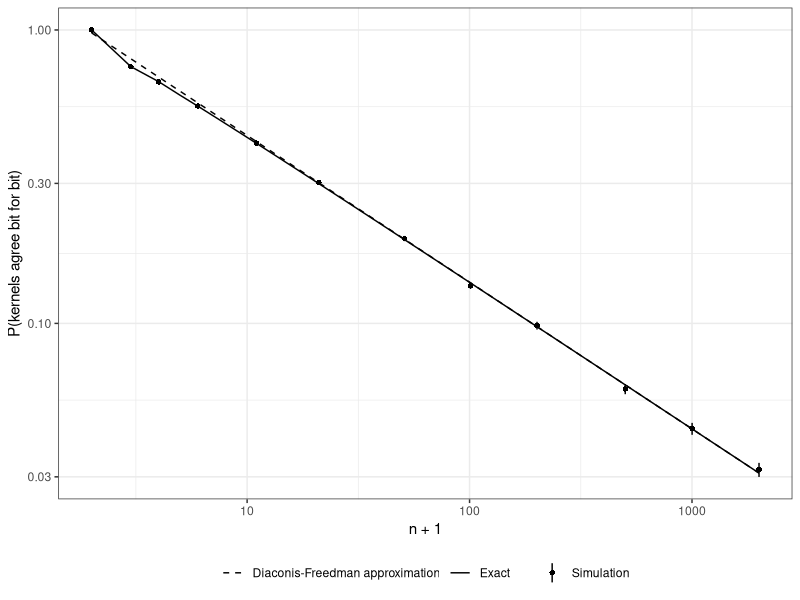

R code for this plot:
# illustration.R -- reproduces the agreement figure (figs/agreement.pdf), the numbers in the
# moments table and the statistics quoted in the "Numerical illustration" section of blas_kernels.tex.
# Run from the directory containing blas_kernels.tex:  Rscript illustration.R
library(ggplot2)

set.seed(2026)
reps <- 40000
a0 <- 1.5 * 2^20                   # running total in the binade [2^20, 2^21)
h <- 2^(20 - 52)                   # its grid spacing: one ulp
ns <- c(1, 2, 3, 5, 10, 20, 50, 100, 200, 500, 1000, 2000)
rterm <- function(k) (runif(k) + runif(k) * 2^-32) * 2^-10   # full-precision terms

# Theorem (two kernels): A adds each term to the large total, B sums at small magnitude first
sim <- do.call(rbind, lapply(ns, function(n) {
  sA <- rep(a0, reps)
  tB <- rep(0, reps)
  for (j in seq_len(n)) {
    x <- rterm(reps)
    sA <- sA + x
    tB <- tB + x
  }
  D <- (sA - (a0 + tB)) / h        # difference in ulps, always an integer
  stopifnot(all(D == round(D)))
  data.frame(n = n, p = mean(D == 0), se = sd(D == 0) / sqrt(reps), ED2 = mean(D^2))
}))

# Proposition (same grid): forward vs reverse summation onto the large total
same_grid <- do.call(rbind, lapply(c(10, 100, 1000), function(n) {
  X <- matrix(rterm(5000 * n), 5000, n)
  fwd <- rep(a0, 5000); for (j in seq_len(n)) fwd <- fwd + X[, j]
  bwd <- rep(a0, 5000); for (j in rev(seq_len(n))) bwd <- bwd + X[, j]
  data.frame(n = n, agree = mean(fwd == bwd))
}))

# f_k(0): density at 0 of the sum of k uniforms on (-1/2, 1/2), i.e. the cardinal B-spline of
# order k at its centre, computed with the Cox-de Boor recurrence (all terms non-negative)
f0 <- function(k) {
  x <- k / 2 - (0:(k - 1))
  v <- as.numeric(x >= 0 & x < 1)
  if (k == 1) return(v[1])
  for (j in 2:k) {
    i <- seq_len(k - j + 1)
    v <- (x[i] * v[i] + (j - x[i]) * v[i + 1]) / (j - 1)
  }
  v[1]
}

# Figure 1
kk <- unique(round(10^seq(log10(2), log10(2001), length.out = 60)))
theory <- rbind(
  data.frame(k = kk, p = sapply(kk, f0), curve = "Exact"),
  data.frame(k = kk, p = sqrt(6 / (pi * kk)), curve = "Diaconis-Freedman approximation")
)
fig <- ggplot() +
  geom_line(data = theory, aes(k, p, linetype = curve)) +
  geom_pointrange(data = sim, aes(n + 1, p, ymin = p - 2 * se, ymax = p + 2 * se,
                                  shape = "Simulation"), size = 0.3) +
  scale_x_log10() +
  scale_y_log10() +
  scale_linetype_manual(values = c("Exact" = "solid", "Diaconis-Freedman approximation" = "dashed")) +
  scale_shape_manual(values = c("Simulation" = 16)) +
  labs(x = "n + 1", y = "P(kernels agree bit for bit)", linetype = NULL, shape = NULL) +
  theme_bw() +
  theme(legend.position = "bottom")
dir.create("figs", showWarnings = FALSE)
ggsave("figs/agreement.pdf", fig, width = 6.5, height = 4)

# Accuracy of f0 against exact rational arithmetic (needs the gmp package), and failure of the
# textbook alternating-sum formula in double precision; both are quoted in Section 5
if (requireNamespace("gmp", quietly = TRUE)) {
  exact_f0 <- function(k) {
    half <- gmp::as.bigq(k, 2); s <- gmp::as.bigq(0)
    for (j in 0:floor(k / 2)) s <- s + (-1)^j * gmp::chooseZ(k, j) * (half - j)^(k - 1)
    as.numeric(s / gmp::factorialZ(k - 1))
  }
  alt_sum <- function(k) {
    j <- 0:floor(k / 2)
    sum((-1)^j * choose(k, j) * (k / 2 - j)^(k - 1)) / factorial(k - 1)
  }
  ks <- c(2:120, 150, 200, 300, 500, 750, 1000, 1500, 2001)
  ex <- sapply(ks, exact_f0)
  cat(sprintf("Cox-de Boor recurrence: max relative error %.1e over %d values of k up to %d\n",
              max(abs(sapply(ks, f0) - ex) / ex), length(ks), max(ks)))
  ra <- abs(sapply(ks, alt_sum) - ex) / ex
  cat(sprintf("alternating sum in double precision: relative error first > 1%% at k = %d, > 100%% at k = %d\n",
              ks[which(ra > 0.01)[1]], ks[which(ra > 1)[1]]))
}

# Numbers quoted in the text and in Table 2
cat(sprintf("max deviation from f_{n+1}(0): %.1f standard errors\n",
            max(abs(sim$p - sapply(sim$n + 1, f0)) / pmax(sim$se, 1e-12))))
cat("same-grid agreement (n = 10, 100, 1000):", paste0(round(100 * same_grid$agree, 2), "%"), "\n")
m <- subset(sim, n >= 2)
print(data.frame(n = m$n, simulated = round(m$ED2, 2), theory = round((m$n + 1) / 12, 2)),
      row.names = FALSE)
